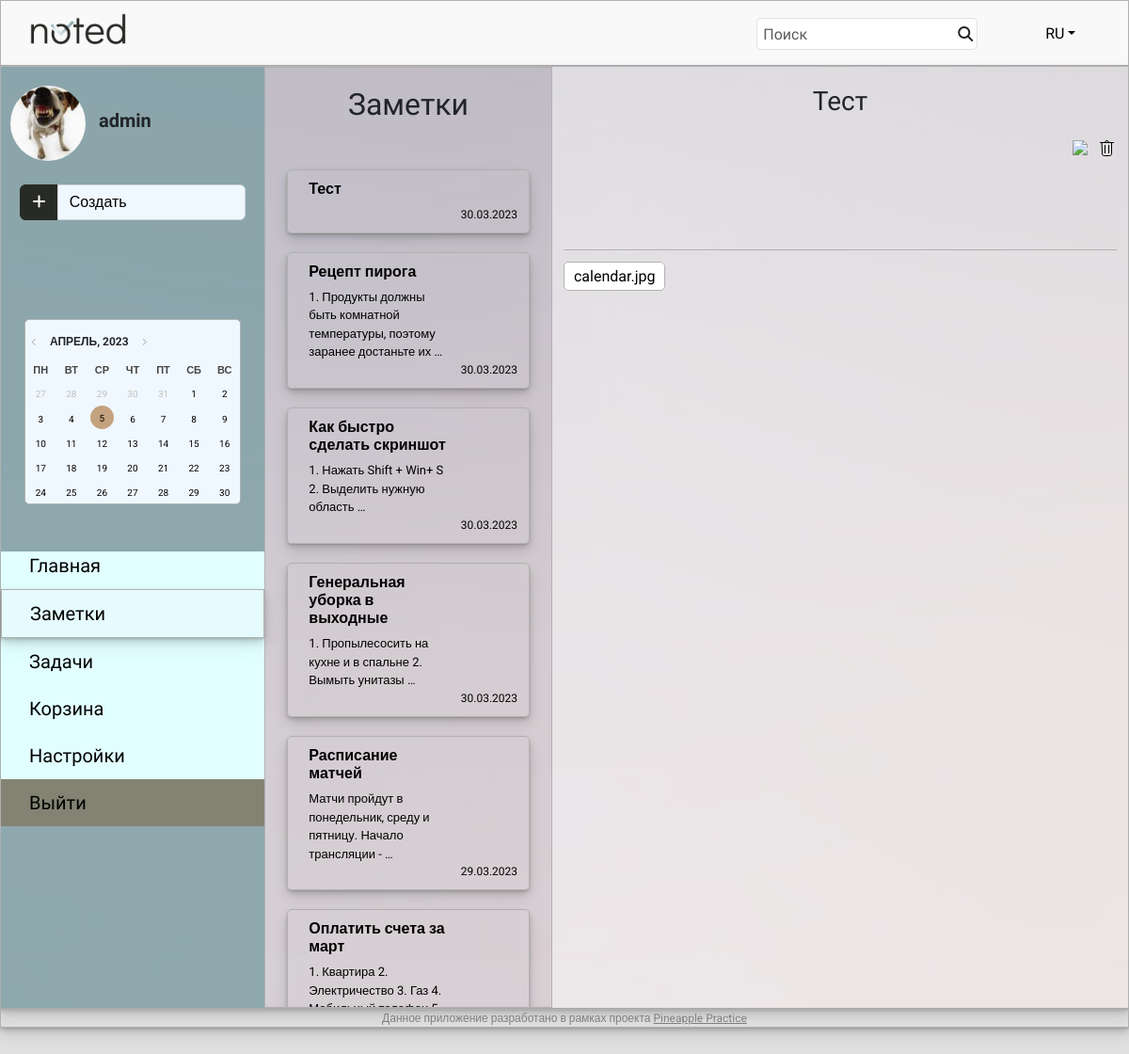
/main/notes/43 (signed in), run on the app's committed database.
### notes/models.py (models this page shows, shortened)
class UserProfile(models.Model):
    user = models.OneToOneField(User, on_delete=models.CASCADE)
    avatar = models.ImageField(default='/avatars/user_male_circle_icon.svg',
                               upload_to='avatars')

class Note(models.Model):
    note_title = models.CharField(max_length=250)
    note_text = models.TextField()
    add_at = models.DateTimeField(blank=True)
    note_author = models.ForeignKey(User, on_delete=models.CASCADE)
    note_trash = models.BooleanField(default=False)
    note_file = models.FileField(null=True, blank=True, upload_to='documents')

### notes/views.py (the view)
# urls.py: path('notes/<int:pk>', note_details, name='note_details'),
@login_required
def note_details(request, pk):
    user = request.user
    notes = Note.objects.filter(note_author=user, note_trash=False).order_by('-add_at')
    note = Note.objects.get(id=pk)
    return render(request, 'note_details.html', context={'notes': notes, 'note': note})

### notes/templatetags/custom_filters.py (called while the page is built)
@register.filter(name='file_name')
def change_filename(text):
	return text.replace("documents/", "")

### templates/note_details.html (shortened to what this page needs)
{% extends "default.html" %}
{% load custom_filters %}
{% block content %}
    <div class="container-xxl main-main">
        <div class="row">
            <div class="col-auto col-2 sidebar" style="width: 280px;">
                <div class="ava">
                    <img src="{{ request.user.userprofile.avatar.url }}" alt="Avatar" width="80" height="80" class="rounded-circle">
                    <span class="username">{{ request.user }}</span>
                </div>
                <div class="input-group dropdown">
                    <button type="button" class="btn btn-primary dropdown-toggle" id="dropdownMenuButton1" data-bs-toggle="dropdown" aria-expanded="false" style="background: #282A25; border-color: #282A25; width: 17%;">
                        <i class="fas fa-plus" aria-hidden="true"></i>
                    </button>
                    <button type="button" class="btn btn-primary" style="background: #f0f8ff; color: black; border: 1px solid #ced4da; width: 83.4%; text-align: left;">Создать</button>
                </div>
                <div class="calendar-wrapper">
                    <button id="btnPrev" type="button" style="margin-top: 15px;"></button>
                    <h6 id="headCal"></h6>
                    <button id="btnNext" type="button"></button>
                    <div id="divCal"></div>
                </div>
                <div class="nav-list">
                    <ul style="list-style-type: none;">
                        <li style="padding-top: 0px;"><a href="{% url 'main' %}">Главная</a></li>
                        <li class="current_page"><a href="{% url 'notes' %}">Заметки</a></li>
                        <li><a href="{% url 'tasks' %}">Задачи</a></li>
                        <li><a href="{% url 'trash' %}">Корзина</a></li>
                        <li><a href="{% url 'user_settings' %}">Настройки</a></li>
                        <li style="background: rgba(108, 100, 81, 0.8);"><a href="{% url 'logout' %}">Выйти</a></li>
                    </ul>
                </div>
            </div>
            <div class="col" id="tasks-notes">
                <div class="row">
                    <div class="col-4 tasks">
                        <h2 style="text-align: center; font-family: 'Didact Gothic', sans-serif; margin-top: 20px; margin-bottom: 50px;">Заметки</h2>
                        <div class="col-10 offset-1">
                        {% for note in notes %}
                            <a href="{% url 'note_details' note.id %}">
                                <div class="row note-block">
                                    <div class="col-9">
                                        <h6><b>{{ note.note_title }}</b></h6>
                                        {{ note.note_text | truncatewords:10 }}
                                    </div>
                                    <div class="col-3 ms-auto note_date2">
                                        {{ note.add_at | date:"j.m.Y" }}
                                    </div>
                                </div>
                            </a>
                        {% endfor %}
                        </div>
                    </div>
                    <div class="col-8 note-details" style="background: rgba(255, 255, 255, 0.5);">
                        <h3 style="text-align: center; font-family: 'Didact Gothic', sans-serif; margin-top: 20px; margin-bottom: 20px;">{{ note.note_title }}</h3>
                        <div style="display: flex; justify-content: flex-end">
                            <a href="{% url 'note_edit' note.id %}" style="color: black; text-decoration: none;"><img style="padding-right: 10px;" src="/static/images/icons/pen_icon.svg" /></a>
                            <a href="{% url 'note_delete' note.id %}"><img src="/static/images/icons/trash_icon.svg" /></a>
                        </div>
                        <div class="notes-text">
                        </div>
                        {% if note.note_file %}
                            <div class="upload-file">
                                <hr>
                                <a href="{{ note.note_file.url }}">{{ note.note_file.name|file_name }}</a>
                            </div>
                        {% endif %}
                    </div>
                </div>
            </div>
        </div>
    </div>
{% endblock content %}

### static/css/styles.css (style rules this page uses)
body { font-family: 'Roboto', sans-serif; background: #E0E0E0; }
.main-main { border: 0.5px solid #b1b1b1; box-shadow: 0px 1px 2px rgba(0,0,0,0.1), 0px 2px 4px rgba(0,0,0,0.1), 0px 4px 8px rgba(0,0,0,0.1), 0px 8px 16px rgba(0,0,0,0.1); background: url(/static/images/bg-2.jpg) no-repeat center fixed; background-size: cover; }
.tasks, .notes { border: 0.5px solid #b1b1b1; height: 1000px; overflow-y: scroll; }
.tasks a, .main-notes a { color: black; text-decoration: none; }
.note-block { border: 0.5px solid #b1b1b1; font-size: 13px; margin-top: 20px; margin-bottom: 20px; border-radius: 5px; padding: 10px; box-shadow: 0px 1px 2px rgba(0,0,0,0.1), 0px 2px 4px rgba(0,0,0,0.1), 0px 4px 8px rgba(0,0,0,0.1), 0px 8px 16px rgba(0,0,0,0.1); }
.note_date2 { font-size: 12px; margin-right: 15px; }
.note-details { height: 1000px; overflow-y: scroll; }
.notes-text { padding: 20px; }
.upload-file { margin-bottom:40px; margin-top:40px; }
.upload-file a { text-decoration: none; color: black; border: 0.5px solid #b1b1b1; border-radius: 5px; background: white; padding: 5px 10px; }
.calendar-wrapper { margin: 100px 25px 0px 25px; border: 0.5px solid #b1b1b1; border-radius: 5px; background: #f0f8ff; }
#divCal { margin-top: 10px; }
#headCal { margin: 0px 0px; text-transform: uppercase; font-size: 12px; display: inline; font-weight: 700; }
#btnPrev:before { content: '\f104'; font-family: FontAwesome; padding-right: 4px; }
#btnNext:after { content: '\f105'; font-family: FontAwesome; padding-left: 4px; }
#btnPrev, #btnNext { background: transparent; border: none; outline: none; font-size: 0.6em; color: #c0c0c0; cursor: pointer; transition: all 0.3s ease; }
.sidebar { background: rgba(126, 159, 164, 0.8); padding: 0px; }
.ava { margin-top: 20px; margin-bottom: 20px; padding: 0px 10px; }
.username { padding-left: 10px; font-weight: 600; font-size: 20px; font-family: 'Didact Gothic', sans-serif; }
.input-group { padding: 5px 20px 5px 20px; }
#dropdownMenuButton1::after { content: none; }
.nav-list { font-family: 'Didact Gothic', sans-serif; font-size: 20px; background: #E2FFFF; margin-left: 0px; margin-right: 0px; margin-top: 50px; }
.nav-list ul { padding-left: 0px; }
.nav-list li { padding-top: 10px; padding-bottom: 10px; padding-left: 30px; }
.nav-list a { color: black; text-decoration: none; test-align: center; }
.current_page { background: rgba(236, 247, 251, 0.5); border: 0.5px solid #b1b1b1; box-shadow: 0px 1px 2px rgba(0,0,0,0.1), 0px 2px 4px rgba(0,0,0,0.1), 0px 4px 8px rgba(0,0,0,0.1), 0px 8px 16px rgba(0,0,0,0.1); }

### data on the page
Note: note_title "Тест", add_at "30.03.2023", note_file.name|file_name "calendar.jpg"
Note: note_title "Рецепт пирога", note_text "1. Продукты должны быть комнатной температуры, поэтому заранее достаньте их …", add_at "30.03.2023"
Note: note_title "Как быстро сделать скриншот", note_text "1. Нажать Shift + Win+ S 2. Выделить нужную область …", add_at "30.03.2023"
Note: note_title "Генеральная уборка в выходные", note_text "1. Пропылесосить на кухне и в спальне 2. Вымыть унитазы …", add_at "30.03.2023"
Note: note_title "Расписание матчей", note_text "Матчи пройдут в понедельник, среду и пятницу. Начало трансляции - …", add_at "29.03.2023"
Note: note_title "Оплатить счета за март", note_text "1. Квартира 2. Электричество 3. Газ 4.…"

### other printed values
{{ request.user }} "admin"
